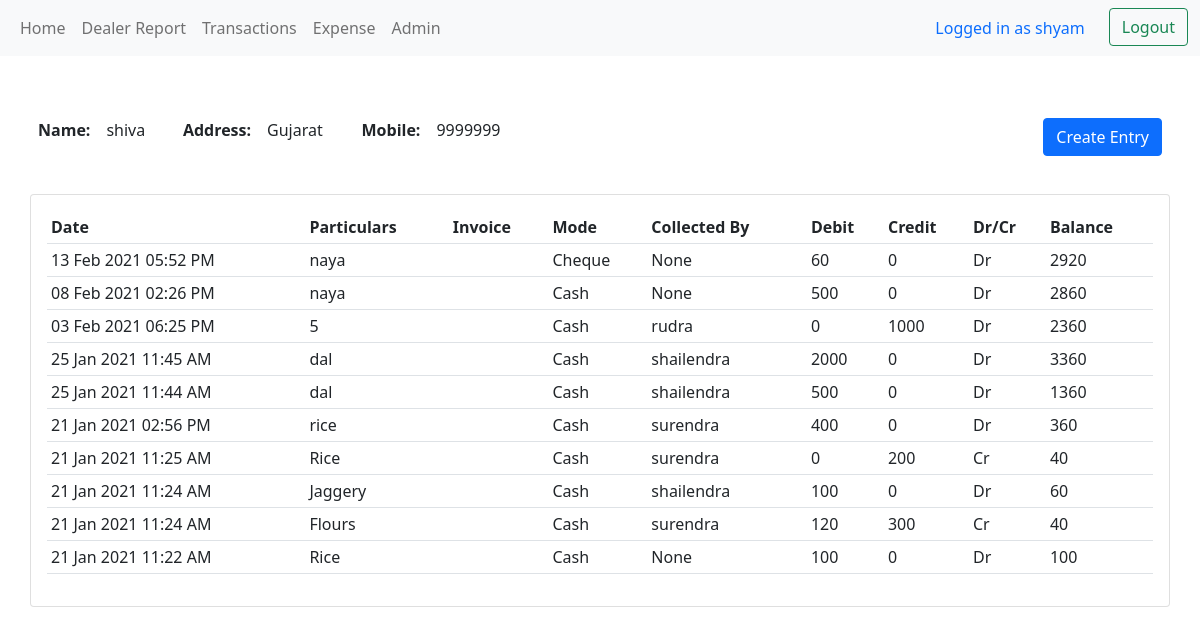
The page /dealer/1/ (signed in) on the database its author committed.
### ledger/models.py (models this page shows, shortened)
class Dealer(models.Model):
    name = models.CharField(unique=True, max_length=200)
    mob_num = models.IntegerField(unique=True, blank=True, null=True)
    address = models.TextField(blank=True)

class Ledger(models.Model):
    date = models.DateTimeField("Date",auto_now_add=True)
    particulars = models.CharField("Particulars",max_length=100,blank=True)
    debit = models.PositiveIntegerField("Debit",blank=True, default=0)
    credit = models.PositiveIntegerField("Credit",blank=True, default=0)
    paymode = models.CharField("Payment Mode",max_length=25, choices=(('Cash','Cash'),
                                                       ('Cheque','Cheque'),
                                                       ('No Money Collected','No Money Collected'),))
    isChequeCleared = models.BooleanField(editable=False, blank=True, null=True)
    new_balance = models.IntegerField(editable=False)
    dr_cr = models.CharField("Dr/Cr",max_length=2,default='nil',editable=False)
    invoice = models.ImageField("Invoice",upload_to=None, blank=True)
    dealer = models.ForeignKey(Dealer,verbose_name="Dealer", null=True, on_delete=models.SET_NULL)
    balance = models.IntegerField(editable=False,default=0)
    dealer_ledger_number = models.IntegerField(editable=False,default=0)
    collect_by = models.ForeignKey(Collected_by,verbose_name="Collected By", blank=True, null=True, on_delete=models.SET_NULL)
    class Meta:
        db_table= "led"

class Collected_by(models.Model):
    name = models.CharField(max_length=50, blank=True)
    class Meta:
        verbose_name_plural = "Money Collected By"
    def __str__(self):
        return self.name

### ledger/decorators.py (the view)
        def wrapper_func(request, *args, **kwargs):
            group = None
            if request.user.groups.exists():
                group = request.user.groups.all()[0].name
            if group in allowed_roles:
                return view_func(request, *args, **kwargs)
            else:
                return HttpResponse('You are not authorized to view this page')

### ledger/templatetags/auth_extras.py (called while the page is built)
@register.filter(name='has_group')
def has_group(user, group_name):
    group = Group.objects.get(name=group_name)
    return True if group in user.groups.all() else False

### ledger/views.py (called while the page is built)
@login_required(login_url='loginuser')
@allowed_users(allowed_roles=['admin'])
def dealer(request, pk):
    dealer = Dealer.objects.get(id=pk)
    ledgers = dealer.ledger_set.all()
    orderedledger = ledgers.order_by('-date')
    p = Paginator(orderedledger, 10)
    page_num = request.GET.get('page', 1)
    try:
        page = p.page(page_num)
    except EmptyPage:
        page = p.page(1)
    context = {'dealer':dealer, 'ledgers':ledgers,'orderedledger':page }
    return render(request, 'ledger/dealer.html', context)

### ledger/templates/ledger/dealer.html (shortened to what this page needs)
{% extends 'ledger/base.html' %}
{% block content %}
<br>
<div class="">
      <div class="d-flex justify-content-between" style="padding:2.5%">
        <div class="d-flex">
          <div class="d-flex" style="padding-right:5%;">
            <p style="font-weight:bold; margin:0.5rem;">Name: </p>
            <p style="margin:0.5rem;">{{ dealer.name }}</p>
          </div>
          <div class="d-flex" style="padding-right:5%;">
            <p style="font-weight:bold; margin:0.5rem;">Address: </p>
            <p style="margin:0.5rem;">{{ dealer.address }}</p>
          </div>
          <div class="d-flex" style="padding:0 0.25%;">
            <p style="font-weight:bold; margin:0.5rem;">Mobile: </p>
            <p style="margin:0.5rem;">{{ dealer.mob_num }}</p>
          </div>
        </div>
        <div>
          <a class="btn btn-primary btn-block" href="{% url 'ledger' dealer.id %}" style="margin:0.5rem;">Create Entry</a>
        </div>
      </div>
    <div class="" style="padding:0% 2.5%;">
      <div class="card card-body">
        <table class="table table-sm">
          <tr>
            <th>Date</th>
            <th>Particulars</th>
            <th>Invoice</th>
            <th>Mode</th>
            <th>Collected By</th>
            <th>Debit</th>
            <th>Credit</th>
            <th>Dr/Cr</th>
            <th>Balance</th>
          </tr>
          {% for ledger in orderedledger %}
          <tr>
            <td>{{ ledger.date|date:"d M Y" }}  {{ ledger.date|time:"h:i A" }}</td>
            <td>{{ ledger.particulars }}</td>
            <td>{{ ledger.invoice }}</td>
            <td>{{ ledger.paymode }}</td>
            <td>{{ ledger.collect_by }}</td>
            <td>{{ ledger.debit }}</td>
            <td>{{ ledger.credit }}</td>
            <td>{{ ledger.dr_cr }}</td>
            <td>{{ ledger.balance }}</td>
          </tr>
          {% endfor %}
          </table>
        </div>
      </div>
    </div>
{% endblock %}

### ledger/templates/ledger/base.html (shortened to what this page needs)
{% load auth_extras %}
<!DOCTYPE html>
<html>
{% if user.is_authenticated %}
<head>
  <link href="https://cdn.jsdelivr.net/npm/bootstrap@5.0.0-beta1/dist/css/bootstrap.min.css" rel="stylesheet">
</head>
<body>
  <nav class="navbar navbar-expand-lg navbar-light bg-light">
    <div class="container-fluid">
      <div class="collapse navbar-collapse" id="navbarNavAltMarkup">
        <div class="navbar-nav" style="width:100%">
          {% if request.user|has_group:"admin" %}
          <div class="item-container" style="width:50%;">
            <a class="item-right nav-link" style="padding:0.5rem" href="{% url 'home' %}">Home</a>
            <a class="item-right nav-link" style="padding:0.5rem" href="{% url 'netbalpdf' %}">Dealer Report</a>
            <a class="item-right nav-link" style="padding:0.5rem" href="{% url 'dailytrans' %}">Transactions</a>
            {% else %}
            <a class="item-right nav-link" style="padding:0.5rem" href="{% url 'userpage' %}">Home</a>
            {% endif %}
            <a class="item-right nav-link" style="padding:0.5rem" href="{% url 'roadexpense' %}">Expense</a>
            {% if request.user.is_superuser %}
            <a class="item-right nav-link" style="padding:0.5rem" href="{% url 'admin:index' %}">Admin</a>
            {% endif %}
          </div>
          <div class="logout-container">
            <a class="item-left nav-link" style="color:#0d6efd; margin-right:1rem">Logged in as {{ user.username }}</a>
            <form style="margin-top:0px;" action="{% url 'logoutuser'  %}" method="POST">
              <button class="btn btn-outline-success" type="submit" >Logout</button>
            </form>
          </div>
        </div>
      </div>
    </div>
  </nav>
{% block content %}{% endblock %}
</body>
{% endif %}
</html>

### ledger/templates/ledger/base.html (style rules this page uses)
.logout-container { width: 50% ; display: flex; justify-content: end; }
.item-container { display: flex; }
@media only screen and (max-width: 1300px) { .item-left { margin: 0; padding: 0.5rem; } }

### rows shown on the page
Dealer: name "shiva", address "Gujarat", mob_num "9999999"
Ledger: date "13 Feb 2021", date "05:52 PM", particulars "naya", paymode "Cheque", collect_by "None", debit "60", credit "0", dr_cr "Dr", balance "2920"
Ledger: date "08 Feb 2021", date "02:26 PM", particulars "naya", paymode "Cash", collect_by "None", debit "500", credit "0", dr_cr "Dr", balance "2860"
Ledger: date "03 Feb 2021", date "06:25 PM", particulars "5", paymode "Cash", collect_by "rudra", debit "0", credit "1000", dr_cr "Dr", balance "2360"
Ledger: date "25 Jan 2021", date "11:45 AM", particulars "dal", paymode "Cash", collect_by "shailendra", debit "2000", credit "0", dr_cr "Dr", balance "3360"
Ledger: date "25 Jan 2021", date "11:44 AM", particulars "dal", paymode "Cash", collect_by "shailendra", debit "500", credit "0", dr_cr "Dr", balance "1360"
Ledger: date "21 Jan 2021", date "02:56 PM", particulars "rice", paymode "Cash", collect_by "surendra", debit "400", credit "0", dr_cr "Dr", balance "360"
Ledger: date "21 Jan 2021", date "11:25 AM", particulars "Rice", paymode "Cash", collect_by "surendra", debit "0", credit "200", dr_cr "Cr", balance "40"
Ledger: date "21 Jan 2021", date "11:24 AM", particulars "Jaggery", paymode "Cash", collect_by "shailendra", debit "100", credit "0", dr_cr "Dr", balance "60"
Ledger: date "21 Jan 2021", date "11:24 AM", particulars "Flours", paymode "Cash", collect_by "surendra", debit "120", credit "300", dr_cr "Cr", balance "40"
Ledger: date "21 Jan 2021", date "11:22 AM", particulars "Rice", paymode "Cash", collect_by "None", debit "100", credit "0", dr_cr "Dr", balance "100"

### other values the page prints
{{ user.username }} "shyam"
